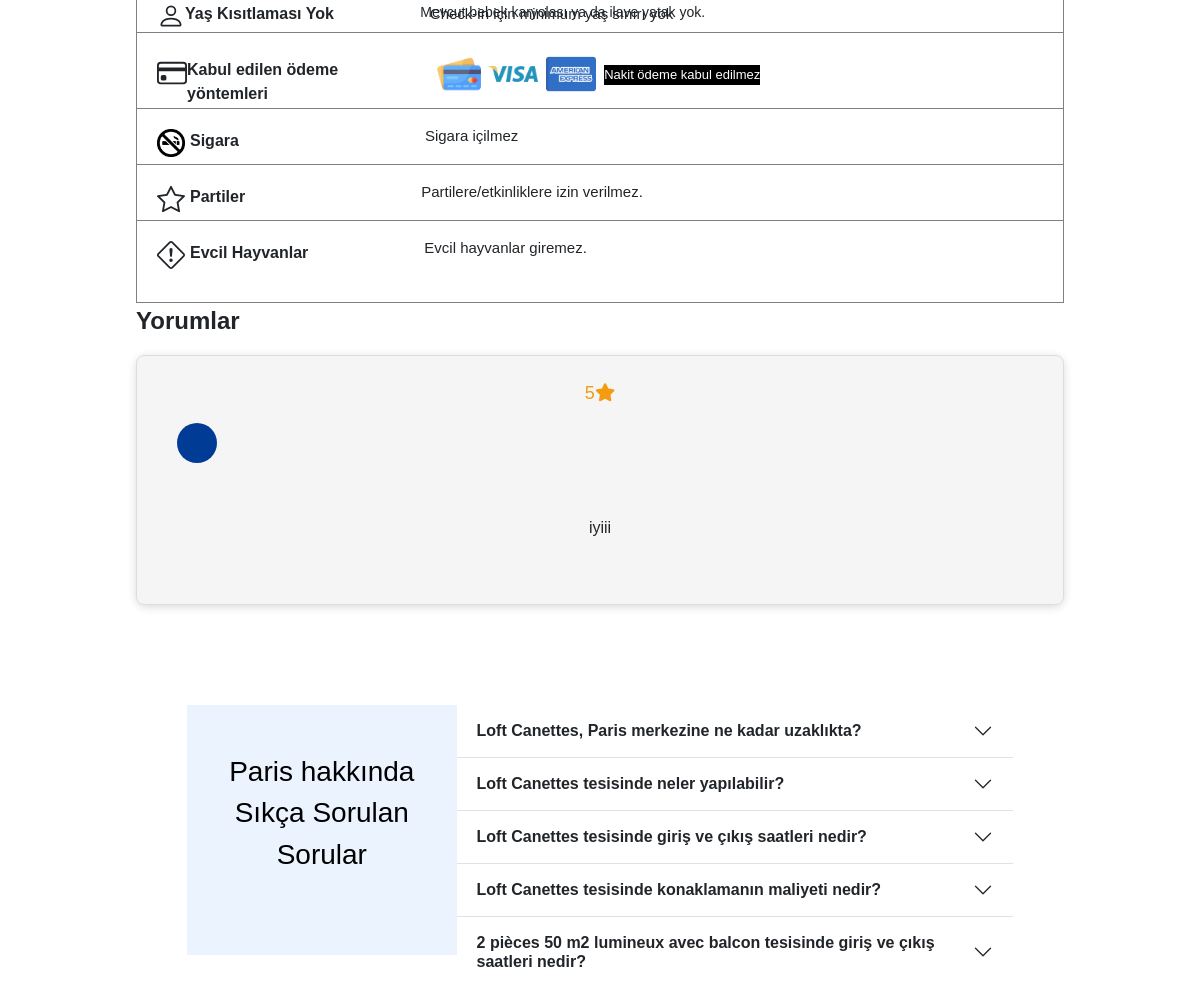
The app's page /detay2 (middle part), older data.
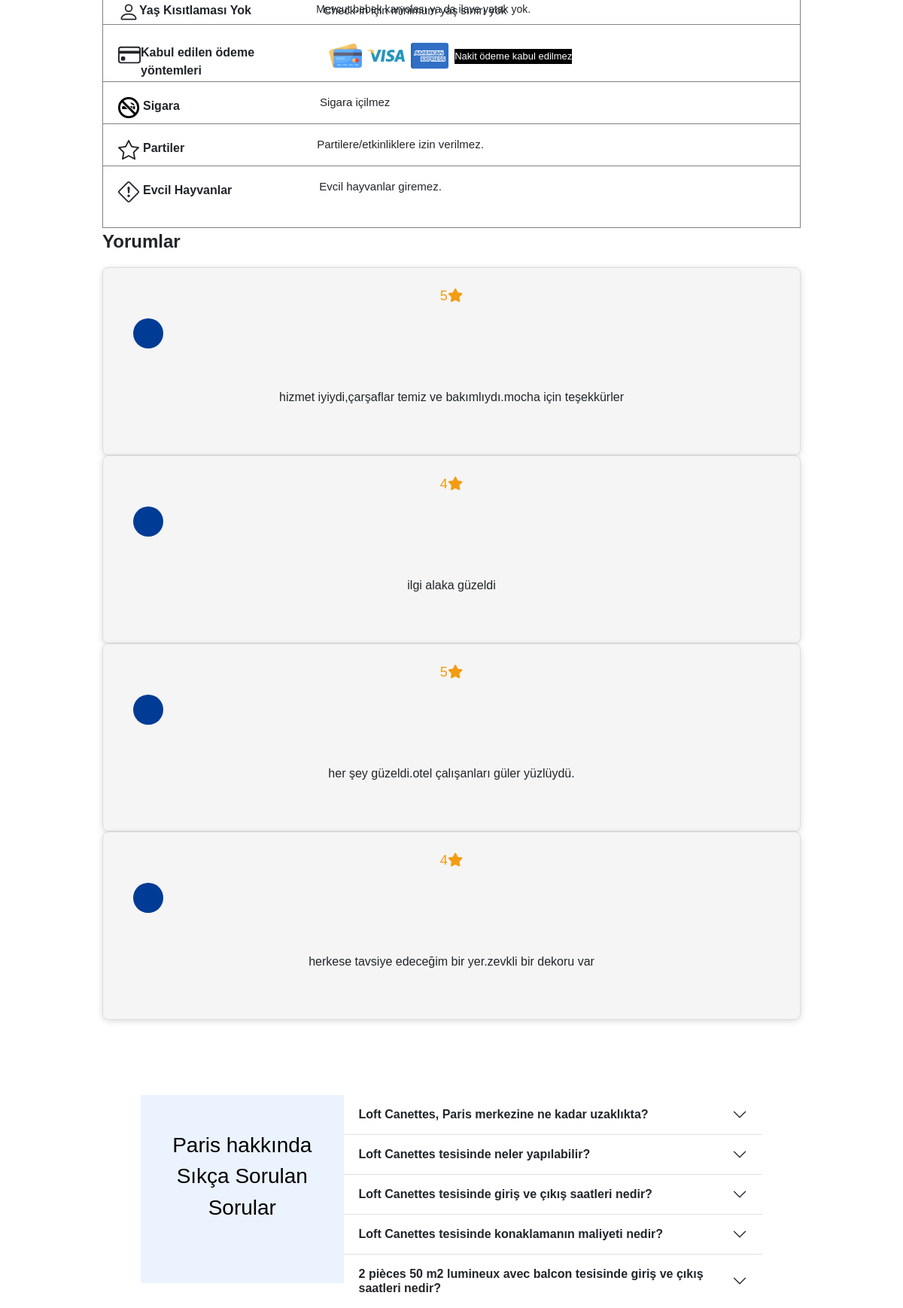
The same page, newer data.
### comments/models.py (models this page shows, shortened)
class Yorum(models.Model):
    description = models.CharField(max_length=100,)
    rating = models.CharField(max_length=5)
    is_active = models.BooleanField()

### booking_clone/views.py (the view)
# urls.py: path('detay2',detay2,name='detay2'),
def detay2(request):
    yorum = Yorum.objects.all()
    context ={
        'yorum':yorum
    }
    return render(request,'detay2.html',context)

### templates/detay2.html (shortened to what this page needs)
{% extends "base.html" %}
{% load static %}
{% block content %}
<div class="container">
  <div class="form">
    <div class="form-5">
      <div class="bilgii-four">
        <p>Mevcut bebek karyolası ya da ilave yatak yok.</p>
      </div>
    </div>
    <div class="form-6">
      <div class="icon-bilgii-five">
        <p class="yas">Yaş Kısıtlaması Yok</p>
      </div>
      <div class="bilgii-five">
        <p class="yas-sinir">Check-in için minimum yaş sınırı yok</p>
      </div>
    </div>
    <div class="form-7">
      <div class="icon-bilgii-seven">
        <p class="kabul-odeme">
          Kabul edilen ödeme <br />
          yöntemleri
        </p>
      </div>
      <div class="bilgii-seven">
        <div class="img-card">
          <img src="{% static './images/fatih/credit-card.png' %}" alt="" />
          <img class="ms-1" src="{% static './images/fatih/visa.png' %}" alt="" />
          <img class="ms-2" src="{% static './images/fatih/american-express.png' %}" alt="" />
        </div>
        <div class="p-div ms-2">
          <p class="nakit-odeme bg-black">Nakit ödeme kabul edilmez</p>
        </div>
      </div>
    </div>
    <div class="form-8">
      <div class="icon-bilgii-eight">
        <img class="img-smoke" src="{% static './images/fatih/smoke.png' %}" alt="" />
        <p class="smoke">Sigara</p>
      </div>
      <div class="bilgii-eight">
        <p class="not-smoke">Sigara içilmez</p>
      </div>
    </div>
    <div class="form-9">
      <div class="icon-bilgii-nine">
        <p class="party">Partiler</p>
      </div>
      <div class="bilgii-nine">
        <p class="not-party">Partilere/etkinliklere izin verilmez.</p>
      </div>
    </div>
    <div class="form-10">
      <div class="icon-bilgii-ten">
        <p class="evcil">Evcil Hayvanlar</p>
      </div>
      <div class="bilgii-ten">
        <p class="not-evcil">Evcil hayvanlar giremez.</p>
      </div>
    </div>
  </div>
</div>
<div class="container" style="margin-top: 5rem;">
  <div class="carousel__heading fw-bold fs-4 mb-3">Yorumlar</div>
  <swiper-container class="swiper-3" pagination="true" pagination-clickable="true" space-between="30"
    slides-per-view="3">
    {% for yorum in yorum %}
    <swiper-slide style="height: 250px">
      <div class="yorum-card p-4">
        <p class="rating ms-0">{{ yorum.rating }}<span class="fa fa-star checked"></span></p>
        <div class="yorum-header d-flex align-items-center mt-3">
          <div class="user-icon ms-3 me-4">{{ user.username|first|upper }}</div>
        </div>
        <p class="mt-5">{{ yorum.description }}</p>
      </div>
    </swiper-slide>
    {% endfor %}
  </swiper-container>
</div>
<div class="container">
  <div class="end">
    <div class="acrdion-1">
      <div class="cosy-stuido-h3">
        <h3>Paris hakkında</h3>
        <h3>Sıkça Sorulan</h3>
        <h3>Sorular</h3>
      </div>
    </div>
    <div class="open-close">
      <div class="accordion accordion-flush" id="accordionFlushExample">
        <div class="accordion-item">
          <h2 class="accordion-header">
            <button class="accordion-button collapsed" type="button" data-bs-toggle="collapse"
              data-bs-target="#flush-collapseOne" aria-expanded="false" aria-controls="flush-collapseOne">
              <strong>Loft Canettes, Paris merkezine ne kadar uzaklıkta?</strong>
            </button>
          </h2>
        </div>
        <div class="accordion-item">
          <h2 class="accordion-header">
            <button class="accordion-button collapsed" type="button" data-bs-toggle="collapse"
              data-bs-target="#flush-collapseTwo" aria-expanded="false" aria-controls="flush-collapseTwo">
              <strong>Loft Canettes tesisinde neler yapılabilir?</strong>
            </button>
          </h2>
        </div>
        <div class="accordion-item">
          <h2 class="accordion-header">
            <button class="accordion-button collapsed" type="button" data-bs-toggle="collapse"
              data-bs-target="#flush-collapseThree" aria-expanded="false" aria-controls="flush-collapseThree">
              <strong>Loft Canettes tesisinde giriş ve çıkış saatleri nedir?</strong>
            </button>
          </h2>
        </div>
        <div class="accordion-item">
          <h2 class="accordion-header">
            <button class="accordion-button collapsed" type="button" data-bs-toggle="collapse"
              data-bs-target="#flush-collapseFour" aria-expanded="false" aria-controls="flush-collapseFour">
              <strong>Loft Canettes tesisinde konaklamanın maliyeti nedir?</strong>
            </button>
          </h2>
        </div>
        <div class="accordion-item">
          <h2 class="accordion-header">
            <button class="accordion-button collapsed" type="button" data-bs-toggle="collapse"
              data-bs-target="#flush-collapseFive" aria-expanded="false" aria-controls="flush-collapseFive">
              <strong>2 pièces 50 m2 lumineux avec balcon tesisinde giriş ve çıkış
                saatleri nedir?</strong>
            </button>
          </h2>
        </div>
      </div>
    </div>
  </div>
</div>
{% endblock content %}

### templates/base.html (shortened to what this page needs)
{% load static %}
<!DOCTYPE html>
<html lang="en">
<head>
    {% load django_bootstrap5 %}
    {% bootstrap_css %}
    <link rel="stylesheet" href="https://cdn.jsdelivr.net/npm/bootstrap-icons@1.11.1/font/bootstrap-icons.css">
    {% block css %}
    <link rel="stylesheet" href="{% static 'css/style.css' %}">
    {% endblock css %}
</head>
<body>
    {% block content %}{% endblock content %}
</body>
</html>

### templates/partials/_footer.html (shortened to what this page needs)
{% load static %}

### static/css/style.css (style rules this page uses)
*,div { border: none; box-sizing: border-box; margin: 0; padding: 0; font-family: "Segoe UI Regular", Arial, Helvetica, sans-serif; }
.container { width: 80%; padding: 0 16px; }
h2 { color: gray; font-size: 18px; }
:root { --main-font-size: 16px; --normal-font-size: 14px; --small-font-size: 12px; --dark-text-color: #1a1a1a; --gray--text-color: #474747; }
swiper-container { width: 100%; height: 390px; }
swiper-slide { height: 370px; display: flex; flex-direction: column; box-shadow: 0 2px 8px 0 rgba(26, 26, 26, 0.16); border-radius: 10px; position: relative; border: none; }
.carousel__heading { margin-top: 2rem; font-weight: bold; font-size: 18px; }
.yorum-card { width: 100%; height: 100%; background-color: #f5f5f5; border: 1px solid #ddd; padding: 5px; border-radius: 8px; text-align: center; }
.user-icon { font-size: 24px; background-color: #003b95; color: #fff; width: 40px; height: 40px; border-radius: 50%; display: flex; justify-content: center; align-items: center; margin-bottom: 5px; }
.rating { font-size: 18px; color: #f39c12; margin-bottom: 5px; }
* { margin: 0; padding: 0; box-sizing: border-box; }
.form { position: relative; top: 5rem; width: 100%; height: 90vh; margin: auto; border: 1px solid gray; }
.form-5 { display: flex; width: 100%; height: 20vh; border-bottom: 1px solid gray; }
.bilgii-four { left: 5rem; margin-left: 1rem; position: relative; margin-top: 1rem; font-size: 14px; }
.form-6 { display: flex; width: 100%; height: 7vh; border-bottom: 1px solid gray; }
.icon-bilgii-five { display: flex; margin-left: 20px; margin-top: 25px; }
.bilgii-five { left: 5rem; margin-left: 1rem; position: relative; margin-top: 1rem; font-size: 15px; }
.yas { font-weight: bold; }
.yas-sinir { margin-top: 10px; }
.form-7 { display: flex; width: 100%; height: 9.5vh; border-bottom: 1px solid gray; }
.icon-bilgii-seven { display: flex; margin-left: 20px; margin-top: 25px; }
.bilgii-seven { left: 5rem; margin-left: 1rem; position: relative; margin-top: 1rem; font-size: 15px; display: flex; }
.img-card { display: flex; width: 50px; height: 50px; }
.kabul-odeme { display: flex; font-weight: bold; }
.nakit-odeme { margin-left: 5rem; position: relative; left: 2rem; color: white; margin-top: 1rem; font-size: 13px; }
.form-8 { display: flex; width: 100%; height: 7vh; border-bottom: 1px solid gray; }
.icon-bilgii-eight { display: flex; margin-left: 20px; margin-top: 20px; }
.img-smoke { width: 28px; height: 28px; margin-right: 5px; }
.bilgii-eight { left: 5rem; margin-left: 1rem; position: relative; margin-top: 1rem; font-size: 15px; display: flex; }
.smoke { font-weight: bold }
.not-smoke { margin-left: 5rem; left: 10px; position: relative; }
.form-9 { display: flex; width: 100%; height: 7vh; border-bottom: 1px solid gray; }
.icon-bilgii-nine { display: flex; margin-left: 20px; margin-top: 20px; }
.bilgii-nine { left: 5rem; margin-left: 1rem; position: relative; margin-top: 1rem; font-size: 15px; display: flex; }
.party { font-weight: bold; margin-left: 5px; }
.not-party { margin-left: 5rem; left: 5pxpx; position: relative; }
.form-10 { display: flex; width: 100%; height: 8vh; }
.icon-bilgii-ten { display: flex; margin-left: 20px; margin-top: 20px; }
.bilgii-ten { left: 5rem; margin-left: 1rem; position: relative; margin-top: 1rem; font-size: 15px; display: flex; }
.evcil { font-weight: bold; margin-left: 5px; }
.not-evcil { margin-left: 20px; }
.end { width: 89%; height: 50vh; margin: auto; margin-top: 5rem; position: relative; top: 20px; display: flex; }
.acrdion-1 { width: 300px; height: 250px; background-color: #EBF3FF; padding:50px 0; }
.cosy-stuido-h3 { text-align: center; justify-content: center; color: black; }
.open-close { width: 75%; height: 250px; }

Row changes from the older to the newer data that the page shows:
removed Yorum: rating "5", description "iyiii"
added Yorum: rating "5", description "hizmet iyiydi,çarşaflar temiz ve bakımlıydı.mocha için teşekkürler"
added Yorum: rating "4", description "ilgi alaka güzeldi"
added Yorum: rating "5", description "her şey güzeldi.otel çalışanları güler yüzlüydü."
added Yorum: rating "4", description "herkese tavsiye edeceğim bir yer.zevkli bir dekoru var"
